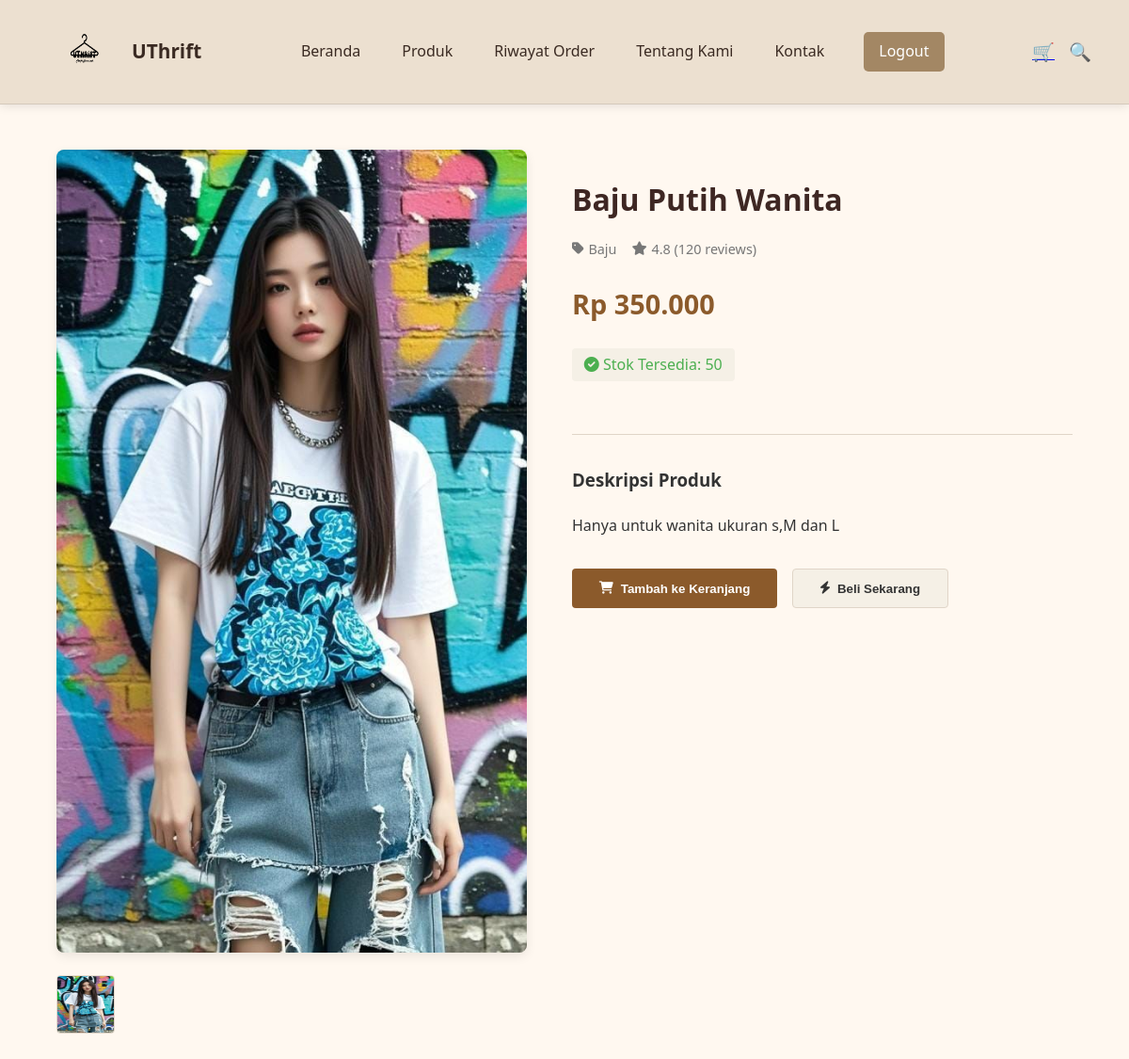
Page /detail_produk.php?id=4 on the committed database.
### tables this page shows
CREATE TABLE `products` (
  `id` int(11) NOT NULL,
  `name` varchar(255) NOT NULL,
  `description` text DEFAULT NULL,
  `price` decimal(10,2) NOT NULL,
  `stock` int(11) NOT NULL,
  `category` varchar(100) DEFAULT NULL,
  `image` varchar(255) DEFAULT NULL,
  `created_at` timestamp NOT NULL DEFAULT current_timestamp()
);

### detail_produk.php (the view, shortened to what this page needs)
<?php
include 'navbar.php';
include 'config.php';
$id = $_GET['id'] ?? '';
$stmt = $pdo->prepare("SELECT * FROM products WHERE id = ?");
$stmt->execute([$id]);
$product = $stmt->fetch();
?>
<!DOCTYPE html>
<html lang="id">
<head>
    <link rel="stylesheet" href="https://cdnjs.cloudflare.com/ajax/libs/font-awesome/6.0.0/css/all.min.css">
</head>
<body>
    <section class="product-detail">
        <div class="product-gallery">
            <img src="asset/<?= htmlspecialchars($product['image']) ?>" alt="<?= htmlspecialchars($product['name']) ?>" class="main-image" id="main-image">
            <div class="thumbnail-container">
                <img src="asset/<?= htmlspecialchars($product['image']) ?>" alt="Thumbnail 1" class="thumbnail" data-src="asset/<?= htmlspecialchars($product['image']) ?>">
            </div>
        </div>
        <div class="product-info">
            <h1 class="product-title"><?= htmlspecialchars($product['name']) ?></h1>
            <div class="product-meta">
                <span>
                    <i class="fas fa-tag"></i>
                    <?= htmlspecialchars($product['category']) ?>
                </span>
                <span>
                    <i class="fas fa-star"></i>
                    4.8 (120 reviews)
                </span>
            </div>
            <div class="product-price">
                Rp <?= number_format($product['price'], 0, ',', '.') ?>
            </div>
            <div class="product-stock in-stock">
                <i class="fas fa-check-circle"></i>
                Stok Tersedia: <span id="product-stock"><?= htmlspecialchars($product['stock']) ?></span>
            </div>
            <div class="divider"></div>
            <div class="product-description">
                <h3>Deskripsi Produk</h3>
                <p><?= nl2br(htmlspecialchars($product['description'])) ?></p>
            </div>
            <div class="action-buttons">
                <button class="btn btn-primary" id="open-cart-modal">
                    <i class="fas fa-shopping-cart"></i>
                    Tambah ke Keranjang
                </button>
                <button class="btn btn-secondary" id="open-buy-modal">
                    <i class="fas fa-bolt"></i>
                    Beli Sekarang
                </button>
            </div>
        </div>
    </section>
</body>
</html>

### navbar.php (style rules this page uses)
:root { --primary-color: #a38764; --secondary-color: #ece0d0; --dark-color: #3a2a22; --light-color: #d9cbbb; --search-bg: #f5f0e8; }

### detail_produk.php (style rules this page uses)
:root { --primary: #8B5A2B; --primary-light: #A87C52; --secondary: #F5F0E6; --dark: #3E2723; --light: #FFF8F0; --accent: #D4A76A; --success: #4CAF50; --text: #333333; --text-light: #777777; --border: #E0D5C8; --shadow: 0 4px 12px rgba(0, 0, 0, 0.08); --modal-bg: white; --modal-overlay: rgba(0, 0, 0, 0.5); }
body { font-family: 'Segoe UI', 'Helvetica Neue', sans-serif; background-color: var(--light); color: var(--text); line-height: 1.6; margin: 0; padding: 0; overflow-x: hidden; }
.product-detail { max-width: 1200px; margin: 3rem auto; padding: 0 5%; display: flex; gap: 3rem; flex-wrap: wrap; }
.product-gallery { flex: 1; min-width: 300px; max-width: 500px; }
.main-image { width: 100%; height: auto; border-radius: 8px; box-shadow: var(--shadow); margin-bottom: 1rem; transition: transform 0.3s; }
.thumbnail-container { display: flex; gap: 1rem; }
.thumbnail { width: 60px; height: 60px; border-radius: 4px; cursor: pointer; border: 1px solid var(--border); transition: all 0.3s; }
.product-info { flex: 1; min-width: 300px; }
.product-title { font-size: 2rem; margin-bottom: 1rem; color: var(--dark); }
.product-meta { display: flex; gap: 1rem; margin-bottom: 1.5rem; color: var(--text-light); font-size: 0.9rem; }
.product-meta span { display: flex; align-items: center; gap: 0.3rem; }
.product-price { font-size: 1.8rem; font-weight: 700; color: var(--primary); margin: 1.5rem 0; }
.product-description { margin-bottom: 2rem; color: var(--text); line-height: 1.7; }
.product-stock { display: inline-block; padding: 0.3rem 0.8rem; background-color: var(--secondary); border-radius: 4px; margin-bottom: 1.5rem; font-weight: 500; }
.in-stock { color: var(--success); }
.action-buttons { display: flex; gap: 1rem; margin-top: 2rem; }
.btn { padding: 0.8rem 1.8rem; border: none; border-radius: 4px; font-weight: 600; cursor: pointer; transition: all 0.3s; display: inline-flex; align-items: center; justify-content: center; gap: 0.5rem; }
.btn-primary { background-color: var(--primary); color: white; }
.btn-secondary { background-color: var(--secondary); color: var(--text); border: 1px solid var(--border); }
.divider { height: 1px; background-color: var(--border); margin: 2rem 0; }

### rows in the picture
products: image (picture), name "Baju Putih Wanita", category "Baju", price "350.000", stock "50", description "Hanya untuk wanita ukuran s,M dan L"
